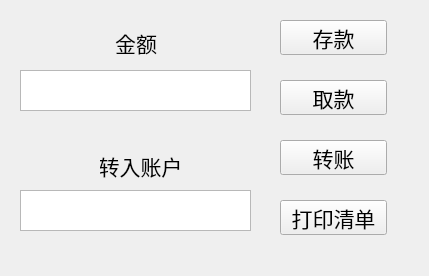
<?xml version="1.0" encoding="UTF-8"?>
<ui version="4.0">
 <class>Main</class>
 <widget class="QMainWindow" name="Main">
  <property name="geometry">
   <rect>
    <x>0</x>
    <y>0</y>
    <width>429</width>
    <height>276</height>
   </rect>
  </property>
  <property name="windowTitle">
   <string>主界面</string>
  </property>
  <widget class="QWidget" name="centralWidget">
   <widget class="QPushButton" name="pushButton">
    <property name="geometry">
     <rect>
      <x>280</x>
      <y>20</y>
      <width>107</width>
      <height>35</height>
     </rect>
    </property>
    <property name="font">
     <font>
      <pointsize>16</pointsize>
     </font>
    </property>
    <property name="text">
     <string>存款</string>
    </property>
   </widget>
   <widget class="QPushButton" name="pushButton_2">
    <property name="geometry">
     <rect>
      <x>280</x>
      <y>80</y>
      <width>107</width>
      <height>35</height>
     </rect>
    </property>
    <property name="font">
     <font>
      <pointsize>16</pointsize>
     </font>
    </property>
    <property name="text">
     <string>取款</string>
    </property>
   </widget>
   <widget class="QPushButton" name="pushButton_3">
    <property name="geometry">
     <rect>
      <x>280</x>
      <y>140</y>
      <width>107</width>
      <height>35</height>
     </rect>
    </property>
    <property name="font">
     <font>
      <pointsize>16</pointsize>
     </font>
    </property>
    <property name="text">
     <string>转账</string>
    </property>
   </widget>
   <widget class="QTextEdit" name="textEdit">
    <property name="geometry">
     <rect>
      <x>20</x>
      <y>70</y>
      <width>231</width>
      <height>41</height>
     </rect>
    </property>
   </widget>
   <widget class="QTextEdit" name="textEdit_3">
    <property name="geometry">
     <rect>
      <x>20</x>
      <y>190</y>
      <width>231</width>
      <height>41</height>
     </rect>
    </property>
   </widget>
   <widget class="QLabel" name="label">
    <property name="geometry">
     <rect>
      <x>100</x>
      <y>30</y>
      <width>72</width>
      <height>25</height>
     </rect>
    </property>
    <property name="font">
     <font>
      <pointsize>16</pointsize>
     </font>
    </property>
    <property name="text">
     <string>金额</string>
    </property>
    <property name="alignment">
     <set>Qt::AlignCenter</set>
    </property>
   </widget>
   <widget class="QLabel" name="label_2">
    <property name="geometry">
     <rect>
      <x>100</x>
      <y>150</y>
      <width>81</width>
      <height>31</height>
     </rect>
    </property>
    <property name="font">
     <font>
      <pointsize>16</pointsize>
     </font>
    </property>
    <property name="text">
     <string>转入账户</string>
    </property>
    <property name="alignment">
     <set>Qt::AlignCenter</set>
    </property>
   </widget>
   <widget class="QPushButton" name="pushButton_4">
    <property name="geometry">
     <rect>
      <x>280</x>
      <y>200</y>
      <width>107</width>
      <height>35</height>
     </rect>
    </property>
    <property name="font">
     <font>
      <pointsize>16</pointsize>
     </font>
    </property>
    <property name="text">
     <string>打印清单</string>
    </property>
   </widget>
  </widget>
 </widget>
 <resources/>
 <connections/>
</ui>
